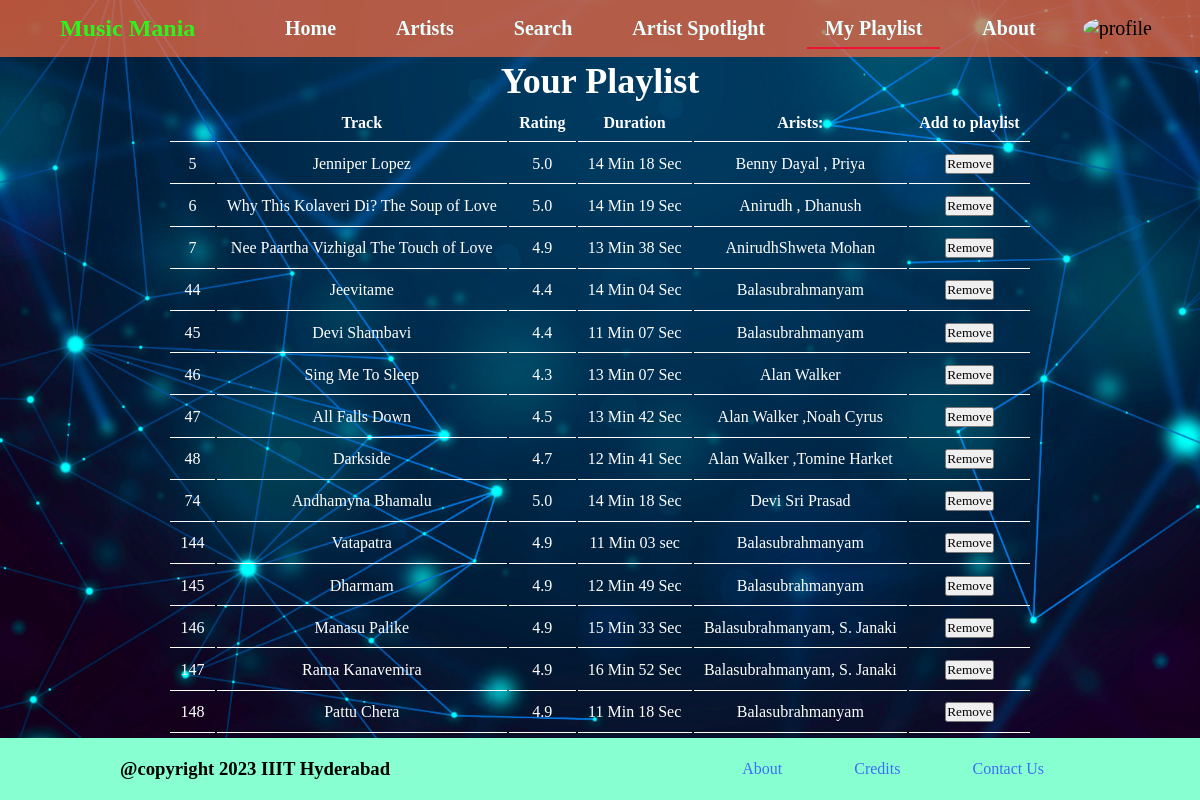
Screenshot of /playlist with the database file from the repository.
### tables this page shows
CREATE TABLE "Songs" (
	"uniqid"	INTEGER UNIQUE,
	"name"	TEXT,
	"album_name"	TEXT,
	"album_id"	INTEGER,
	"rating"	REAL,
	"duration"	TEXT,
	"artists"	TEXT,
	PRIMARY KEY("uniqid" AUTOINCREMENT)
);

### app.py (the view)
@app.route('/playlist')
def playlist():
    connection = sqlite3.connect("Music_Mania.db")
    curser = connection.cursor()
    user_id = 1
    query = 'SELECT playlist FROM users WHERE "userid"={0}'.format(user_id)
    songs_list = curser.execute(query)
    songs = songs_list.fetchall()[0][0]
    query = 'SELECT * FROM Songs'
    all_songs_list = curser.execute(query)
    all_songs = all_songs_list.fetchall()
    return render_template('playlist.html', songs = songs, all_songs = all_songs)

### templates/playlist.html (shortened to what this page needs)
<!DOCTYPE html>
<html lang="en">
<head>
    <link href="{{ url_for('static', filename='styles/style.css') }}" rel="stylesheet">
    <link href="{{ url_for('static', filename='styles/playlist.css') }}" rel="stylesheet">
</head>
<body>
    {% include "header.html" %}
    <h1 class="main-heading">Your Playlist</h1>
    <table class="songs-tab">
        <thead>
            <tr>
                <th></th>
                <th>Track</th>
                <th>Rating</th>
                <th>Duration</th>
                <th colspan="4">Arists:</th>
                <th>Add&nbsp;to&nbsp;playlist</th>
            </tr>
        </thead>
        <tbody>
            {% for song in all_songs %}
            {% if song[0]|string in songs %}
            <tr id="{{ song[0] }}">
                <td>{{ loop.index }}</td>
                <td>{{ song[1] }}</td>
                <td>{{ song[4] }}</td>
                <td>1{{ song[5] }} </td>
                <td colspan="4"><a href="/artist/balu">{{ song[6] }}</a></td>
                <td><button  onclick="remove_from_playlist('{{ song[0] }}')">Remove</button></td>
            </tr>
            {% endif %}
            {% endfor %}
        </tbody>
    </table>
    {% include "footer.html" %}
</body>
</html>

### static/styles/style.css (style rules this page uses)
* { margin: 0; padding: 0; align-self: center; font-family: 'Times New Roman'; }
html { scroll-behavior: smooth; }
body { background-image: url("../images/bg.jpeg"); background-attachment: fixed; background-repeat: no-repeat; background-size: cover; }

### static/styles/playlist.css (style rules this page uses)
table { color: white; }
.main-heading { text-align: center; font-size: 3vw; color: white; margin-top: 5vw; }
.songs-tab { margin: auto; }
.songs-tab th { pointer-events: none; }
.songs-tab td a { color: inherit; text-decoration: none; }
.songs-tab td,th { text-align: center; padding: 0.8vw 0.85vw; border-bottom: solid 1px rgb(255, 255, 255); }

### rows the page displays
Songs: name "Jenniper Lopez", rating "5.0", duration "4 Min 18 Sec", artists "Benny Dayal , Priya"
Songs: name "Why This Kolaveri Di? The Soup of Love", rating "5.0", duration "4 Min 19 Sec", artists "Anirudh , Dhanush"
Songs: name "Nee Paartha Vizhigal The Touch of Love", rating "4.9", duration "3 Min 38 Sec", artists "AnirudhShweta Mohan"
Songs: name "Jeevitame", rating "4.4", duration "4 Min 04 Sec", artists "Balasubrahmanyam"
Songs: name "Devi Shambavi", rating "4.4", duration "1 Min 07 Sec", artists "Balasubrahmanyam"
Songs: name "Sing Me To Sleep", rating "4.3", duration "3 Min 07 Sec", artists "Alan Walker"
Songs: name "All Falls Down", rating "4.5", duration "3 Min 42 Sec", artists "Alan Walker ,Noah Cyrus"
Songs: name "Darkside", rating "4.7", duration "2 Min 41 Sec", artists "Alan Walker ,Tomine Harket"
Songs: name "Andhamyna Bhamalu", rating "5.0", duration "4 Min 18 Sec", artists "Devi Sri Prasad"
Songs: name "Vatapatra", rating "4.9", duration "1 Min 03 sec", artists "Balasubrahmanyam"
Songs: name "Dharmam", rating "4.9", duration "2 Min 49 Sec", artists "Balasubrahmanyam"
Songs: name "Manasu Palike", rating "4.9", duration "5 Min 33 Sec", artists "Balasubrahmanyam, S. Janaki"
Songs: name "Rama Kanavemira", rating "4.9", duration "6 Min 52 Sec", artists "Balasubrahmanyam, S. Janaki"
Songs: name "Pattu Chera", rating "4.9", duration "1 Min 18 Sec", artists "Balasubrahmanyam"
